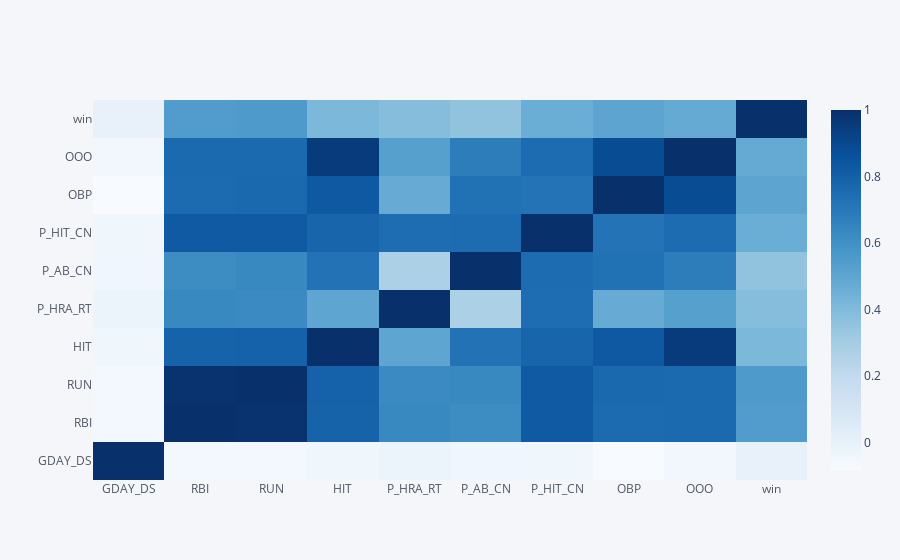

This figure's notebook cell:
### Code cell
taza.corr().iplot(kind='heatmap',colorscale="Blues")

### Figure 1 — Plotly figure (JSON) as saved in the notebook; plotly's stock layout.template omitted (floating-point values rounded to 4 significant figures)
{"data": [{"colorscale": [[0, "rgb(247,251,255)"], [0.125, "rgb(222,235,247)"], [0.25, "rgb(198,219,239)"], [0.375, "rgb(158,202,225)"], [0.5, "rgb(107,174,214)"], [0.625, "rgb(66,146,198)"], [0.75, "rgb(33,113,181)"], [0.875, "rgb(8,81,156)"], [1, "rgb(8,48,107)"]], "type": "heatmap", "x": ["GDAY_DS", "RBI", "RUN", "HIT", "P_HRA_RT", "P_AB_CN", "P_HIT_CN", "OBP", "OOO", "win"], "y": ["GDAY_DS", "RBI", "RUN", "HIT", "P_HRA_RT", "P_AB_CN", "P_HIT_CN", "OBP", "OOO", "win"], "z": [[1, -0.05405, -0.05754, -0.03673, -0.02302, -0.044, -0.03869, -0.08256, -0.05014, 0], [-0.05405, 1, 0.9878, 0.7888, 0.6316, 0.6161, 0.8258, 0.7585, 0.7612, 0.5451], [-0.05754, 0.9878, 1, 0.7911, 0.6225, 0.6323, 0.8275, 0.7662, 0.7631, 0.5559], [-0.03673, 0.7888, 0.7911, 1, 0.5024, 0.7262, 0.7795, 0.8309, 0.9565, 0.4123], [-0.02302, 0.6316, 0.6225, 0.5024, 1, 0.2744, 0.7462, 0.4733, 0.5279, 0.3868], [-0.044, 0.6161, 0.6323, 0.7262, 0.2744, 1, 0.7517, 0.7286, 0.6793, 0.3571], [-0.03869, 0.8258, 0.8275, 0.7795, 0.7462, 0.7517, 1, 0.7218, 0.7489, 0.4632], [-0.08256, 0.7585, 0.7662, 0.8309, 0.4733, 0.7286, 0.7218, 1, 0.8869, 0.5057], [-0.05014, 0.7612, 0.7631, 0.9565, 0.5279, 0.6793, 0.7489, 0.8869, 1, 0.4801], [0, 0.5451, 0.5559, 0.4123, 0.3868, 0.3571, 0.4632, 0.5057, 0.4801, 1]], "zmax": 1, "zmin": -0.08256}], "layout": {"legend": {"bgcolor": "#F5F6F9", "font": {"color": "#4D5663"}}, "paper_bgcolor": "#F5F6F9", "plot_bgcolor": "#F5F6F9", "title": {"font": {"color": "#4D5663"}}, "xaxis": {"gridcolor": "#E1E5ED", "showgrid": true, "tickfont": {"color": "#4D5663"}, "title": {"font": {"color": "#4D5663"}, "text": ""}, "zerolinecolor": "#E1E5ED"}, "yaxis": {"gridcolor": "#E1E5ED", "showgrid": true, "tickfont": {"color": "#4D5663"}, "title": {"font": {"color": "#4D5663"}, "text": ""}, "zerolinecolor": "#E1E5ED"}}}
